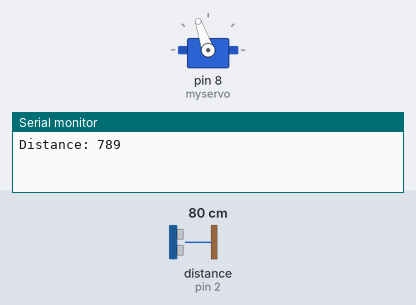
Bench run of a sketch on a simulated Arduino Uno, built with avr-gcc and run on an emulated ATmega328P. Parts: servo, the last lines printed to the serial monitor. Wiring (inferred from the names in the program): ultrasonic range finder: trigger pin 3; echo pin 2. Inputs (shaded band) come from the test bench; at power-on: distance to the obstacle (sensor on pin 2) 80 cm. The echo pulse lasts 58.3 µs per cm.

Above: at 3.2 s.
3.3 s: distance to the obstacle (sensor on pin 2) set to 2 cm
At 3.47 s:
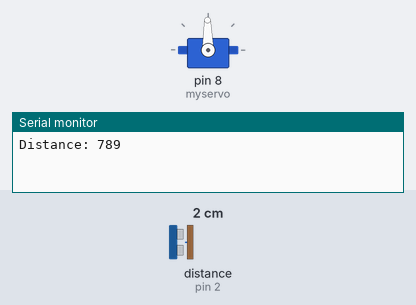
6.8 s: distance to the obstacle (sensor on pin 2) set to 18 cm
At 7.09 s:
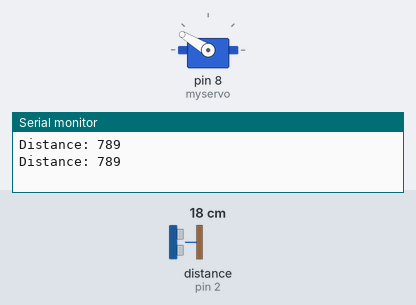
Timing chart, 0 to 16.3 s (numbered marks = the images above; inputs shaded):
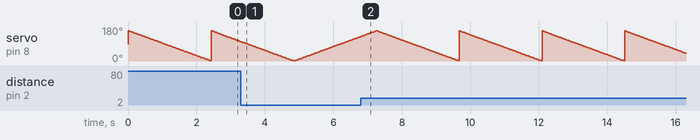

The sketch:

maskservo.ino
```cpp
#include <Servo.h>
Servo myservo;
int pos = 0;
const int echo = 2;
const int trig = 3;

long duration;
int distance;
int savetyDistance;

void setup() {
  pinMode (echo,INPUT);
  pinMode (trig,OUTPUT);
  myservo.attach(8);
  Serial.begin(9600);
}

void loop() {
  //buat penyasuaian sensor;
  digitalWrite (trig,LOW);
  delayMicroseconds (2);
  //buat atur nyala matinya sensor;
  digitalWrite (trig,HIGH);
  delayMicroseconds (10);
  digitalWrite (trig,LOW);
  //NGATUR SI ECHO
  duration = pulseIn (echo,HIGH);
  //PEMBACAAN SENSOR;
  distance = duration *0.34/2;

  savetyDistance = distance;
  if (savetyDistance <=100){
  for (pos =0; pos < 160; pos += 1){
    myservo.write(pos);
    delay (15);
  }
  }else{
  for (pos = 160; pos >= 1; pos -= 1){
    myservo.write(pos);
    delay (15);
  }
  }
   Serial.print("Distance: ");
    Serial.println(distance);
}
```
